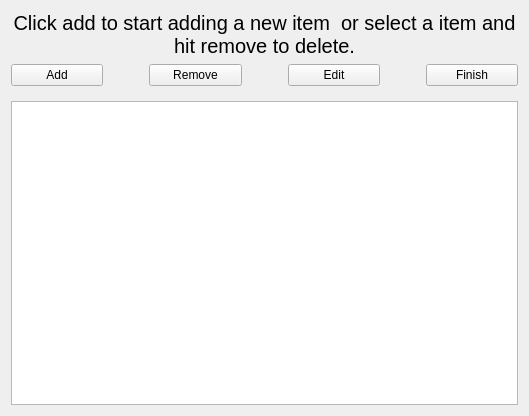
<?xml version="1.0" encoding="UTF-8"?>
<ui version="4.0">
 <class>AlgoTopoView</class>
 <widget class="QWidget" name="AlgoTopoView">
  <property name="geometry">
   <rect>
    <x>0</x>
    <y>0</y>
    <width>529</width>
    <height>416</height>
   </rect>
  </property>
  <property name="windowTitle">
   <string>AlgoTopoView</string>
  </property>
  <layout class="QVBoxLayout" name="verticalLayout">
   <item>
    <widget class="QWidget" name="widget_2" native="true">
     <property name="sizePolicy">
      <sizepolicy hsizetype="Preferred" vsizetype="Preferred">
       <horstretch>0</horstretch>
       <verstretch>1</verstretch>
      </sizepolicy>
     </property>
     <layout class="QVBoxLayout" name="verticalLayout_2">
      <property name="leftMargin">
       <number>0</number>
      </property>
      <property name="topMargin">
       <number>0</number>
      </property>
      <property name="rightMargin">
       <number>0</number>
      </property>
      <property name="bottomMargin">
       <number>0</number>
      </property>
      <item>
       <widget class="QLabel" name="bottomText">
        <property name="font">
         <font>
          <pointsize>15</pointsize>
         </font>
        </property>
        <property name="text">
         <string>Click add to start adding a new item  or select a item and hit remove to delete.</string>
        </property>
        <property name="alignment">
         <set>Qt::AlignCenter</set>
        </property>
        <property name="wordWrap">
         <bool>true</bool>
        </property>
       </widget>
      </item>
      <item>
       <widget class="QWidget" name="widget" native="true">
        <layout class="QHBoxLayout" name="horizontalLayout">
         <property name="leftMargin">
          <number>0</number>
         </property>
         <property name="topMargin">
          <number>0</number>
         </property>
         <property name="rightMargin">
          <number>0</number>
         </property>
         <item>
          <widget class="QPushButton" name="addButton">
           <property name="sizePolicy">
            <sizepolicy hsizetype="Minimum" vsizetype="Preferred">
             <horstretch>0</horstretch>
             <verstretch>0</verstretch>
            </sizepolicy>
           </property>
           <property name="text">
            <string>Add</string>
           </property>
          </widget>
         </item>
         <item>
          <spacer name="horizontalSpacer_3">
           <property name="orientation">
            <enum>Qt::Horizontal</enum>
           </property>
           <property name="sizeType">
            <enum>QSizePolicy::Fixed</enum>
           </property>
           <property name="sizeHint" stdset="0">
            <size>
             <width>40</width>
             <height>20</height>
            </size>
           </property>
          </spacer>
         </item>
         <item>
          <widget class="QPushButton" name="removeButton">
           <property name="sizePolicy">
            <sizepolicy hsizetype="Minimum" vsizetype="Preferred">
             <horstretch>0</horstretch>
             <verstretch>0</verstretch>
            </sizepolicy>
           </property>
           <property name="text">
            <string>Remove</string>
           </property>
          </widget>
         </item>
         <item>
          <spacer name="horizontalSpacer_2">
           <property name="orientation">
            <enum>Qt::Horizontal</enum>
           </property>
           <property name="sizeType">
            <enum>QSizePolicy::Maximum</enum>
           </property>
           <property name="sizeHint" stdset="0">
            <size>
             <width>40</width>
             <height>20</height>
            </size>
           </property>
          </spacer>
         </item>
         <item>
          <widget class="QPushButton" name="editButton">
           <property name="sizePolicy">
            <sizepolicy hsizetype="Minimum" vsizetype="Preferred">
             <horstretch>0</horstretch>
             <verstretch>0</verstretch>
            </sizepolicy>
           </property>
           <property name="text">
            <string>Edit</string>
           </property>
          </widget>
         </item>
         <item>
          <spacer name="horizontalSpacer">
           <property name="orientation">
            <enum>Qt::Horizontal</enum>
           </property>
           <property name="sizeType">
            <enum>QSizePolicy::Fixed</enum>
           </property>
           <property name="sizeHint" stdset="0">
            <size>
             <width>40</width>
             <height>20</height>
            </size>
           </property>
          </spacer>
         </item>
         <item>
          <widget class="QPushButton" name="finishButton">
           <property name="sizePolicy">
            <sizepolicy hsizetype="Minimum" vsizetype="Preferred">
             <horstretch>0</horstretch>
             <verstretch>0</verstretch>
            </sizepolicy>
           </property>
           <property name="text">
            <string>Finish</string>
           </property>
          </widget>
         </item>
        </layout>
       </widget>
      </item>
     </layout>
    </widget>
   </item>
   <item>
    <widget class="QGraphicsView" name="graphicsView">
     <property name="sizePolicy">
      <sizepolicy hsizetype="Expanding" vsizetype="Expanding">
       <horstretch>0</horstretch>
       <verstretch>10</verstretch>
      </sizepolicy>
     </property>
     <property name="alignment">
      <set>Qt::AlignLeading|Qt::AlignLeft|Qt::AlignTop</set>
     </property>
    </widget>
   </item>
  </layout>
 </widget>
 <resources/>
 <connections/>
</ui>
